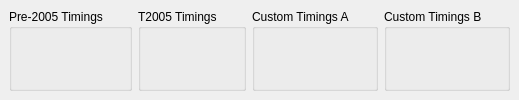
      <widget class="QWidget" name="foilTab" >
       <attribute name="title" >
        <string>Foil Timings</string>
       </attribute>
       <attribute name="toolTip" >
        <string>Setup timings related to foil</string>
       </attribute>
       <layout class="QHBoxLayout" >
        <property name="spacing" >
         <number>6</number>
        </property>
        <property name="leftMargin" >
         <number>9</number>
        </property>
        <property name="topMargin" >
         <number>9</number>
        </property>
        <property name="rightMargin" >
         <number>9</number>
        </property>
        <property name="bottomMargin" >
         <number>9</number>
        </property>
        <item>
         <widget class="QGroupBox" name="foilOldGroup" >
          <property name="toolTip" >
           <string>Pre-2005 Foil timing settings</string>
          </property>
          <property name="title" >
           <string>Pre-2005 Timings</string>
          </property>
          <layout class="QVBoxLayout" >
           <property name="spacing" >
            <number>6</number>
           </property>
           <property name="leftMargin" >
            <number>9</number>
           </property>
           <property name="topMargin" >
            <number>9</number>
           </property>
           <property name="rightMargin" >
            <number>9</number>
           </property>
           <property name="bottomMargin" >
            <number>9</number>
           </property>
           <item>
            <widget class="FoilTimingBox" name="foilOld" >
             <property name="frameShape" >
              <enum>QFrame::StyledPanel</enum>
             </property>
             <property name="frameShadow" >
              <enum>QFrame::Raised</enum>
             </property>
            </widget>
           </item>
           <item>
            <spacer>
             <property name="orientation" >
              <enum>Qt::Vertical</enum>
             </property>
             <property name="sizeHint" >
              <size>
               <width>20</width>
               <height>40</height>
              </size>
             </property>
            </spacer>
           </item>
          </layout>
         </widget>
        </item>
        <item>
         <widget class="QGroupBox" name="foilDohaGroup" >
          <property name="toolTip" >
           <string>Post-2005 Foil timing settings</string>
          </property>
          <property name="title" >
           <string>T2005 Timings</string>
          </property>
          <layout class="QVBoxLayout" >
           <property name="spacing" >
            <number>6</number>
           </property>
           <property name="leftMargin" >
            <number>9</number>
           </property>
           <property name="topMargin" >
            <number>9</number>
           </property>
           <property name="rightMargin" >
            <number>9</number>
           </property>
           <property name="bottomMargin" >
            <number>9</number>
           </property>
           <item>
            <widget class="FoilTimingBox" name="foilT2005" >
             <property name="frameShape" >
              <enum>QFrame::StyledPanel</enum>
             </property>
             <property name="frameShadow" >
              <enum>QFrame::Raised</enum>
             </property>
            </widget>
           </item>
           <item>
            <spacer>
             <property name="orientation" >
              <enum>Qt::Vertical</enum>
             </property>
             <property name="sizeHint" >
              <size>
               <width>20</width>
               <height>40</height>
              </size>
             </property>
            </spacer>
           </item>
          </layout>
         </widget>
        </item>
        <item>
         <widget class="QGroupBox" name="foilCustomAGroup" >
          <property name="toolTip" >
           <string>Customizeable Foil Timings</string>
          </property>
          <property name="title" >
           <string>Custom Timings A</string>
          </property>
          <layout class="QVBoxLayout" >
           <property name="spacing" >
            <number>6</number>
           </property>
           <property name="leftMargin" >
            <number>9</number>
           </property>
           <property name="topMargin" >
            <number>9</number>
           </property>
           <property name="rightMargin" >
            <number>9</number>
           </property>
           <property name="bottomMargin" >
            <number>9</number>
           </property>
           <item>
            <widget class="FoilTimingBox" name="foilCustomA" >
             <property name="frameShape" >
              <enum>QFrame::StyledPanel</enum>
             </property>
             <property name="frameShadow" >
              <enum>QFrame::Raised</enum>
             </property>
            </widget>
           </item>
           <item>
            <spacer>
             <property name="orientation" >
              <enum>Qt::Vertical</enum>
             </property>
             <property name="sizeHint" >
              <size>
               <width>20</width>
               <height>40</height>
              </size>
             </property>
            </spacer>
           </item>
          </layout>
         </widget>
        </item>
        <item>
         <widget class="QGroupBox" name="foilcustomBGroup" >
          <property name="toolTip" >
           <string>Customizeable Foil Timings</string>
          </property>
          <property name="title" >
           <string>Custom Timings B</string>
          </property>
          <layout class="QVBoxLayout" >
           <property name="spacing" >
            <number>6</number>
           </property>
           <property name="leftMargin" >
            <number>9</number>
           </property>
           <property name="topMargin" >
            <number>9</number>
           </property>
           <property name="rightMargin" >
            <number>9</number>
           </property>
           <property name="bottomMargin" >
            <number>9</number>
           </property>
           <item>
            <widget class="FoilTimingBox" name="foilCustomB" >
             <property name="frameShape" >
              <enum>QFrame::StyledPanel</enum>
             </property>
             <property name="frameShadow" >
              <enum>QFrame::Raised</enum>
             </property>
            </widget>
           </item>
           <item>
            <spacer>
             <property name="orientation" >
              <enum>Qt::Vertical</enum>
             </property>
             <property name="sizeHint" >
              <size>
               <width>20</width>
               <height>40</height>
              </size>
             </property>
            </spacer>
           </item>
          </layout>
         </widget>
        </item>
       </layout>
      </widget>
